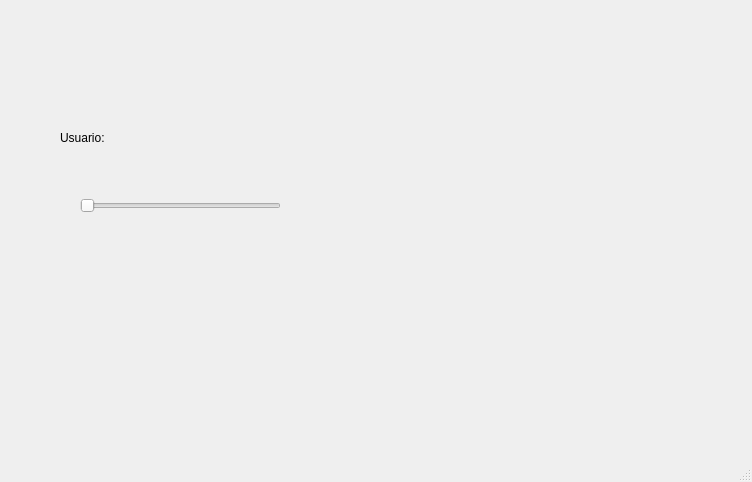
<?xml version="1.0" encoding="UTF-8"?>
<ui version="4.0">
 <class>MainWindow</class>
 <widget class="QMainWindow" name="MainWindow">
  <property name="geometry">
   <rect>
    <x>0</x>
    <y>0</y>
    <width>752</width>
    <height>482</height>
   </rect>
  </property>
  <property name="windowTitle">
   <string>MainWindow</string>
  </property>
  <widget class="QWidget" name="centralwidget">
   <widget class="QLabel" name="label">
    <property name="geometry">
     <rect>
      <x>20</x>
      <y>10</y>
      <width>121</width>
      <height>71</height>
     </rect>
    </property>
    <property name="text">
     <string/>
    </property>
    <property name="pixmap">
     <pixmap resource="../Imagenes/recursos.qrc">:/Logos/logoUat.png</pixmap>
    </property>
    <property name="scaledContents">
     <bool>true</bool>
    </property>
   </widget>
   <widget class="QLabel" name="label_4">
    <property name="geometry">
     <rect>
      <x>620</x>
      <y>0</y>
      <width>121</width>
      <height>71</height>
     </rect>
    </property>
    <property name="text">
     <string/>
    </property>
    <property name="pixmap">
     <pixmap resource="../Imagenes/recursos.qrc">:/Logos/FI_LOGO.png</pixmap>
    </property>
    <property name="scaledContents">
     <bool>true</bool>
    </property>
   </widget>
   <widget class="QLabel" name="label_5">
    <property name="geometry">
     <rect>
      <x>620</x>
      <y>350</y>
      <width>121</width>
      <height>71</height>
     </rect>
    </property>
    <property name="text">
     <string/>
    </property>
    <property name="pixmap">
     <pixmap resource="../Imagenes/recursos.qrc">:/Logos/equipo.jpeg</pixmap>
    </property>
    <property name="scaledContents">
     <bool>true</bool>
    </property>
   </widget>
   <widget class="QLabel" name="img_persona">
    <property name="geometry">
     <rect>
      <x>350</x>
      <y>140</y>
      <width>271</width>
      <height>131</height>
     </rect>
    </property>
    <property name="text">
     <string/>
    </property>
    <property name="pixmap">
     <pixmap resource="../Imagenes/recursos.qrc">:/Logos/FI_LOGO.png</pixmap>
    </property>
    <property name="scaledContents">
     <bool>true</bool>
    </property>
   </widget>
   <widget class="QLabel" name="label_2">
    <property name="geometry">
     <rect>
      <x>60</x>
      <y>130</y>
      <width>58</width>
      <height>16</height>
     </rect>
    </property>
    <property name="text">
     <string>Usuario:</string>
    </property>
   </widget>
   <widget class="QSlider" name="hs_team">
    <property name="geometry">
     <rect>
      <x>80</x>
      <y>190</y>
      <width>201</width>
      <height>31</height>
     </rect>
    </property>
    <property name="orientation">
     <enum>Qt::Horizontal</enum>
    </property>
   </widget>
  </widget>
  <widget class="QMenuBar" name="menubar">
   <property name="geometry">
    <rect>
     <x>0</x>
     <y>0</y>
     <width>752</width>
     <height>24</height>
    </rect>
   </property>
  </widget>
  <widget class="QStatusBar" name="statusbar"/>
 </widget>
 <resources>
  <include location="../Imagenes/recursos.qrc"/>
 </resources>
 <connections/>
</ui>
